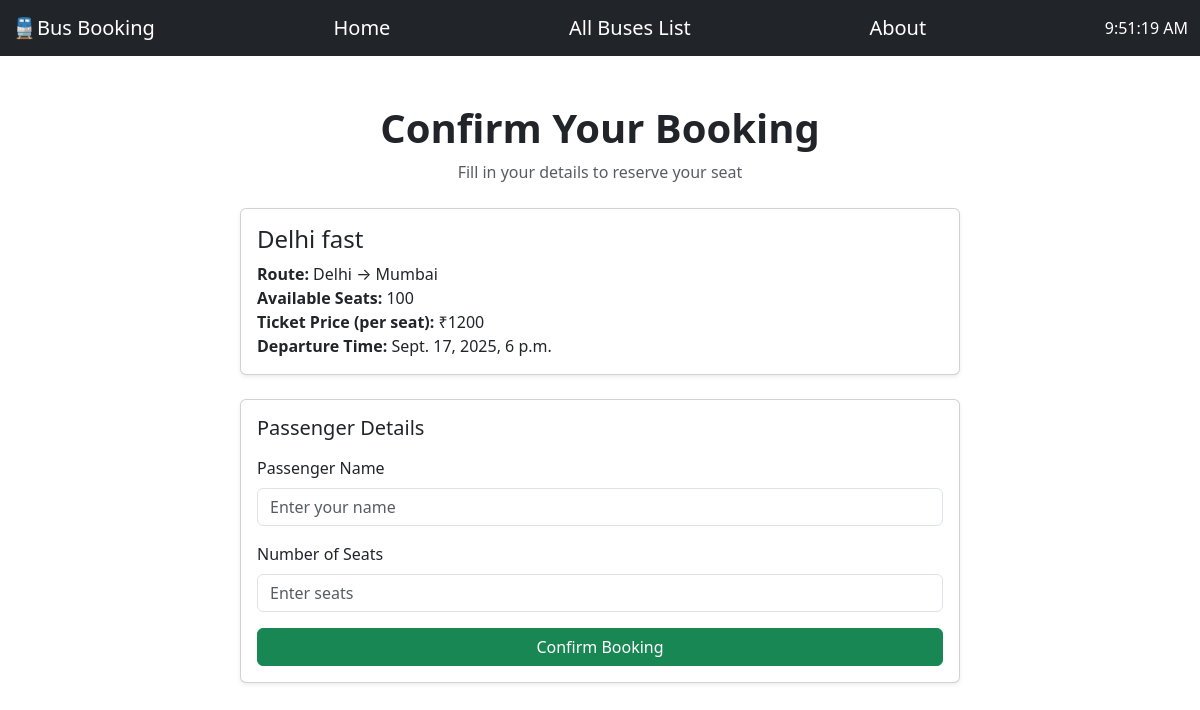
Page /bus_book/1/ on the committed database.
### ticketsystem/models.py (models this page shows, shortened)
class Bus(models.Model):
    bus_name=models.CharField(max_length=55,default="")
    bus_start=models.CharField(max_length=55,default="")
    destination=models.CharField(max_length=55,null=False,default="")
    seats=models.IntegerField(default=1)
    available_seats=models.IntegerField()
    departure_time=models.DateTimeField()
    price=models.IntegerField(default=0)
    bus_number=models.CharField(max_length=50,null=False,default="")

### ticketsystem/views.py (the view, shortened to what this page needs)
# urls.py: path("bus_book/<int:id>/",views.bus_book,name="bus_book"),
def bus_book(request,id):
    bus=get_object_or_404(Bus,id=id)
    return render(request, "bus_book.html", {"bus": bus})

### template/bus_book.html (shortened to what this page needs)
{% extends "base.html" %}
{% block content %}
<div class="container mt-5">
    <div class="text-center mb-4">
        <h1 class="fw-bold">Confirm Your Booking</h1>
        <p class="text-muted">Fill in your details to reserve your seat</p>
    </div>
    <div class="row justify-content-center">
        <div class="col-md-8">
            <div class="card shadow-sm mb-4">
                <div class="card-body">
                    <h4 class="card-title">{{ bus.bus_name }}</h4>
                    <p class="card-text">
                        <strong>Route:</strong> {{ bus.bus_start }} → {{ bus.destination }} <br>
                        <strong>Available Seats:</strong> {{ bus.available_seats }} <br>
                        <strong>Ticket Price (per seat):</strong> ₹{{ bus.price }} <br>
                        <strong>Departure Time:</strong> {{ bus.departure_time }}
                    </p>
                </div>
            </div>
            <div class="card shadow-sm">
                <div class="card-body">
                    <h5 class="card-title mb-3">Passenger Details</h5>
                    <form method="POST">
                        <div class="mb-3">
                            <label class="form-label">Passenger Name</label>
                            <input type="text" name="passenger_name" class="form-control" placeholder="Enter your name" required>
                        </div>
                        <div class="mb-3">
                            <label class="form-label">Number of Seats</label>
                            <input type="number" name="seats_booked" class="form-control"
                                   placeholder="Enter seats"
                                   min="1" max="{{ bus.available_seats }}" required>
                        </div>
                        <button type="submit" class="btn btn-success w-100">Confirm Booking</button>
                    </form>
                </div>
            </div>
        </div>
    </div>
</div>
{% endblock %}

### rows in the picture
Bus: bus_name "Delhi fast", bus_start "Delhi", destination "Mumbai", available_seats "100", price "1200", departure_time "Sept. 17, 2025, 6 p.m."
